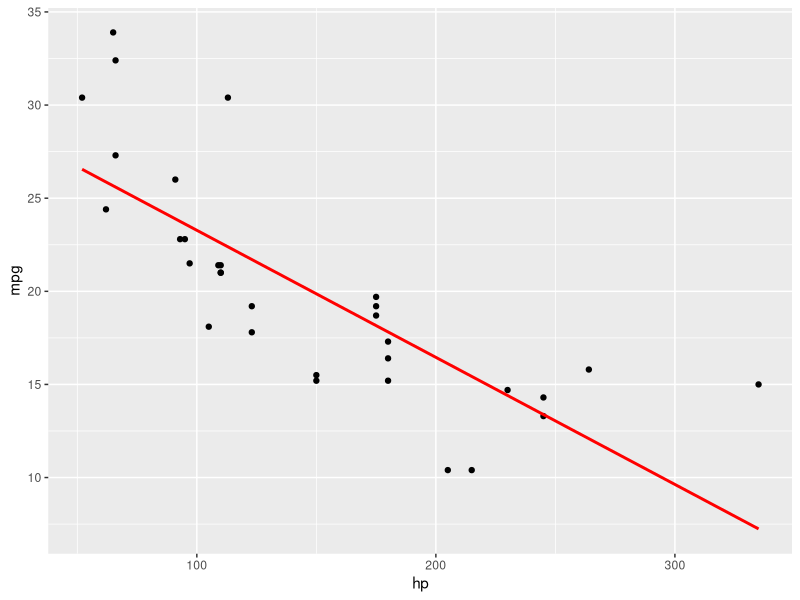

This chart was generated by the following R code:
library(ggplot2)
library(caTools)

data(mtcars)
head(mtcars)

split<- sample.split( mtcars , SplitRatio = 0.7)
train<- subset(mtcars , split == TRUE)
test<- subset(mtcars , split == FALSE)


linear_model<-lm(mpg ~ hp, train)
pred<- predict(linear_model , newdata = test)

residuals<-resid(linear_model)
rmse<-sqrt(mean(residuals^2))


test_residuals <- test$mpg - pred
test_rmse <- sqrt(mean(test_residuals^2))
test_rmse


summary(pred)

summary(linear_model)

residuals<-resid(linear_model)
rmse<-sqrt(mean(residuals^2))

ggplot(mtcars, aes(x=hp, y=mpg))+
  geom_point()+
  geom_smooth(method="lm",color="red" , se = FALSE)
